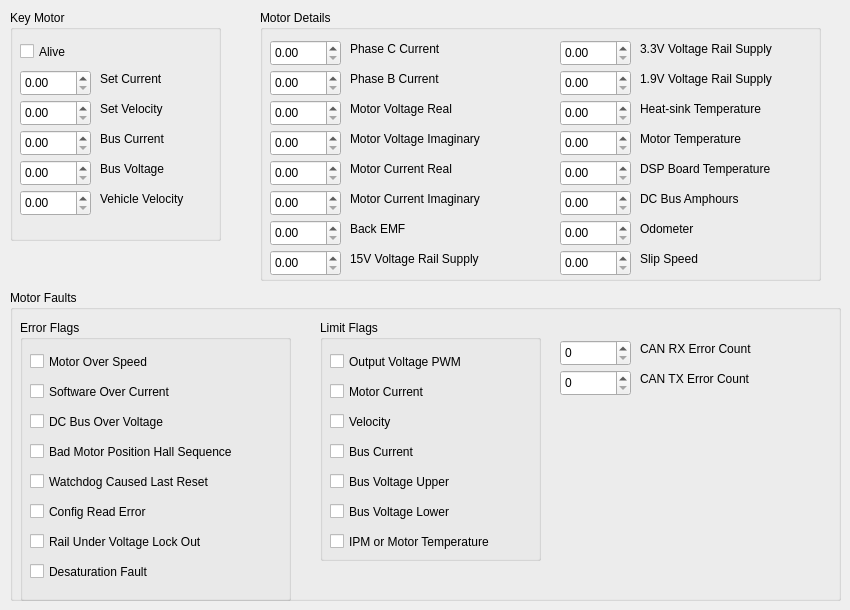
   <widget class="QWidget" name="tab">
    <attribute name="title">
     <string>Motor 1</string>
    </attribute>
    <widget class="QGroupBox" name="m1Key">
     <property name="geometry">
      <rect>
       <x>10</x>
       <y>10</y>
       <width>211</width>
       <height>231</height>
      </rect>
     </property>
     <property name="title">
      <string>Key Motor</string>
     </property>
     <widget class="QCheckBox" name="m1AliveCheck">
      <property name="geometry">
       <rect>
        <x>10</x>
        <y>30</y>
        <width>92</width>
        <height>23</height>
       </rect>
      </property>
      <property name="text">
       <string>Alive</string>
      </property>
     </widget>
     <widget class="QDoubleSpinBox" name="m1SetCurrentBox">
      <property name="geometry">
       <rect>
        <x>10</x>
        <y>60</y>
        <width>71</width>
        <height>26</height>
       </rect>
      </property>
     </widget>
     <widget class="QDoubleSpinBox" name="m1BusVoltageBox">
      <property name="geometry">
       <rect>
        <x>10</x>
        <y>150</y>
        <width>71</width>
        <height>26</height>
       </rect>
      </property>
     </widget>
     <widget class="QLabel" name="m1BusCurrentLabel">
      <property name="geometry">
       <rect>
        <x>90</x>
        <y>120</y>
        <width>121</width>
        <height>17</height>
       </rect>
      </property>
      <property name="text">
       <string>Bus Current</string>
      </property>
     </widget>
     <widget class="QLabel" name="m1BusVoltageLabel">
      <property name="geometry">
       <rect>
        <x>90</x>
        <y>150</y>
        <width>91</width>
        <height>17</height>
       </rect>
      </property>
      <property name="text">
       <string>Bus Voltage</string>
      </property>
     </widget>
     <widget class="QDoubleSpinBox" name="m1SetVelocityBox">
      <property name="geometry">
       <rect>
        <x>10</x>
        <y>90</y>
        <width>71</width>
        <height>26</height>
       </rect>
      </property>
     </widget>
     <widget class="QLabel" name="m1VehicleVelocityLabel">
      <property name="geometry">
       <rect>
        <x>90</x>
        <y>180</y>
        <width>111</width>
        <height>17</height>
       </rect>
      </property>
      <property name="text">
       <string>Vehicle Velocity</string>
      </property>
     </widget>
     <widget class="QLabel" name="m1SetCurrentLabel">
      <property name="geometry">
       <rect>
        <x>90</x>
        <y>60</y>
        <width>101</width>
        <height>17</height>
       </rect>
      </property>
      <property name="text">
       <string>Set Current</string>
      </property>
     </widget>
     <widget class="QDoubleSpinBox" name="m1BusCurrentBox">
      <property name="geometry">
       <rect>
        <x>10</x>
        <y>120</y>
        <width>71</width>
        <height>26</height>
       </rect>
      </property>
     </widget>
     <widget class="QDoubleSpinBox" name="m1VehicleVelocityBox">
      <property name="geometry">
       <rect>
        <x>10</x>
        <y>180</y>
        <width>71</width>
        <height>26</height>
       </rect>
      </property>
     </widget>
     <widget class="QLabel" name="m1SetVelocityLabel">
      <property name="geometry">
       <rect>
        <x>90</x>
        <y>90</y>
        <width>121</width>
        <height>17</height>
       </rect>
      </property>
      <property name="text">
       <string>Set Velocity</string>
      </property>
     </widget>
    </widget>
    <widget class="QGroupBox" name="motor1DetailsGroup">
     <property name="geometry">
      <rect>
       <x>260</x>
       <y>10</y>
       <width>561</width>
       <height>271</height>
      </rect>
     </property>
     <property name="title">
      <string>Motor Details</string>
     </property>
     <widget class="QDoubleSpinBox" name="m1PhaseCCurrentBox">
      <property name="geometry">
       <rect>
        <x>10</x>
        <y>30</y>
        <width>71</width>
        <height>26</height>
       </rect>
      </property>
     </widget>
     <widget class="QDoubleSpinBox" name="m1MotorCurrentImaginaryBox">
      <property name="geometry">
       <rect>
        <x>10</x>
        <y>180</y>
        <width>71</width>
        <height>26</height>
       </rect>
      </property>
     </widget>
     <widget class="QDoubleSpinBox" name="m1MotorVoltageImaginaryBox">
      <property name="geometry">
       <rect>
        <x>10</x>
        <y>120</y>
        <width>71</width>
        <height>26</height>
       </rect>
      </property>
     </widget>
     <widget class="QDoubleSpinBox" name="m1BackEMFBox">
      <property name="geometry">
       <rect>
        <x>10</x>
        <y>210</y>
        <width>71</width>
        <height>26</height>
       </rect>
      </property>
     </widget>
     <widget class="QDoubleSpinBox" name="m1VoltageRailSupply15VBox">
      <property name="geometry">
       <rect>
        <x>10</x>
        <y>240</y>
        <width>71</width>
        <height>26</height>
       </rect>
      </property>
     </widget>
     <widget class="QDoubleSpinBox" name="m1MotorCurrentRealBox">
      <property name="geometry">
       <rect>
        <x>10</x>
        <y>150</y>
        <width>71</width>
        <height>26</height>
       </rect>
      </property>
     </widget>
     <widget class="QDoubleSpinBox" name="m1MotorVoltageRealBox">
      <property name="geometry">
       <rect>
        <x>10</x>
        <y>90</y>
        <width>71</width>
        <height>26</height>
       </rect>
      </property>
     </widget>
     <widget class="QDoubleSpinBox" name="m1PhaseBCurrentBox">
      <property name="geometry">
       <rect>
        <x>10</x>
        <y>60</y>
        <width>71</width>
        <height>26</height>
       </rect>
      </property>
     </widget>
     <widget class="QLabel" name="label_68">
      <property name="geometry">
       <rect>
        <x>90</x>
        <y>30</y>
        <width>121</width>
        <height>17</height>
       </rect>
      </property>
      <property name="text">
       <string>Phase C Current</string>
      </property>
     </widget>
     <widget class="QLabel" name="label_69">
      <property name="geometry">
       <rect>
        <x>90</x>
        <y>60</y>
        <width>121</width>
        <height>17</height>
       </rect>
      </property>
      <property name="text">
       <string>Phase B Current</string>
      </property>
     </widget>
     <widget class="QLabel" name="label_70">
      <property name="geometry">
       <rect>
        <x>90</x>
        <y>90</y>
        <width>151</width>
        <height>17</height>
       </rect>
      </property>
      <property name="text">
       <string>Motor Voltage Real</string>
      </property>
     </widget>
     <widget class="QLabel" name="label_71">
      <property name="geometry">
       <rect>
        <x>90</x>
        <y>120</y>
        <width>181</width>
        <height>17</height>
       </rect>
      </property>
      <property name="text">
       <string>Motor Voltage Imaginary</string>
      </property>
     </widget>
     <widget class="QLabel" name="label_72">
      <property name="geometry">
       <rect>
        <x>90</x>
        <y>150</y>
        <width>181</width>
        <height>17</height>
       </rect>
      </property>
      <property name="text">
       <string>Motor Current Real</string>
      </property>
     </widget>
     <widget class="QLabel" name="label_73">
      <property name="geometry">
       <rect>
        <x>90</x>
        <y>180</y>
        <width>181</width>
        <height>17</height>
       </rect>
      </property>
      <property name="text">
       <string>Motor Current Imaginary</string>
      </property>
     </widget>
     <widget class="QLabel" name="label_74">
      <property name="geometry">
       <rect>
        <x>90</x>
        <y>210</y>
        <width>67</width>
        <height>17</height>
       </rect>
      </property>
      <property name="text">
       <string>Back EMF</string>
      </property>
     </widget>
     <widget class="QLabel" name="label_75">
      <property name="geometry">
       <rect>
        <x>90</x>
        <y>240</y>
        <width>171</width>
        <height>17</height>
       </rect>
      </property>
      <property name="text">
       <string>15V Voltage Rail Supply</string>
      </property>
     </widget>
     <widget class="QDoubleSpinBox" name="m1VoltageRailSupply3VBox">
      <property name="geometry">
       <rect>
        <x>300</x>
        <y>30</y>
        <width>71</width>
        <height>26</height>
       </rect>
      </property>
     </widget>
     <widget class="QDoubleSpinBox" name="m1HeatSinkTempBox">
      <property name="geometry">
       <rect>
        <x>300</x>
        <y>90</y>
        <width>71</width>
        <height>26</height>
       </rect>
      </property>
     </widget>
     <widget class="QDoubleSpinBox" name="m1VoltageRailSupply1VBox">
      <property name="geometry">
       <rect>
        <x>300</x>
        <y>60</y>
        <width>71</width>
        <height>26</height>
       </rect>
      </property>
     </widget>
     <widget class="QDoubleSpinBox" name="m1DspBoardTempBox">
      <property name="geometry">
       <rect>
        <x>300</x>
        <y>150</y>
        <width>71</width>
        <height>26</height>
       </rect>
      </property>
     </widget>
     <widget class="QDoubleSpinBox" name="m1MotorTempBox">
      <property name="geometry">
       <rect>
        <x>300</x>
        <y>120</y>
        <width>71</width>
        <height>26</height>
       </rect>
      </property>
     </widget>
     <widget class="QDoubleSpinBox" name="m1OdometerBox">
      <property name="geometry">
       <rect>
        <x>300</x>
        <y>210</y>
        <width>71</width>
        <height>26</height>
       </rect>
      </property>
     </widget>
     <widget class="QDoubleSpinBox" name="m1DcBusAmphoursBox">
      <property name="geometry">
       <rect>
        <x>300</x>
        <y>180</y>
        <width>71</width>
        <height>26</height>
       </rect>
      </property>
     </widget>
     <widget class="QDoubleSpinBox" name="m1SlipSpeedBox">
      <property name="geometry">
       <rect>
        <x>300</x>
        <y>240</y>
        <width>71</width>
        <height>26</height>
       </rect>
      </property>
     </widget>
     <widget class="QLabel" name="label_76">
      <property name="geometry">
       <rect>
        <x>380</x>
        <y>30</y>
        <width>171</width>
        <height>17</height>
       </rect>
      </property>
      <property name="text">
       <string>3.3V Voltage Rail Supply</string>
      </property>
     </widget>
     <widget class="QLabel" name="label_77">
      <property name="geometry">
       <rect>
        <x>380</x>
        <y>60</y>
        <width>171</width>
        <height>17</height>
       </rect>
      </property>
      <property name="text">
       <string>1.9V Voltage Rail Supply</string>
      </property>
     </widget>
     <widget class="QLabel" name="label_78">
      <property name="geometry">
       <rect>
        <x>380</x>
        <y>90</y>
        <width>161</width>
        <height>17</height>
       </rect>
      </property>
      <property name="text">
       <string>Heat-sink Temperature</string>
      </property>
     </widget>
     <widget class="QLabel" name="label_79">
      <property name="geometry">
       <rect>
        <x>380</x>
        <y>120</y>
        <width>151</width>
        <height>17</height>
       </rect>
      </property>
      <property name="text">
       <string>Motor Temperature</string>
      </property>
     </widget>
     <widget class="QLabel" name="label_80">
      <property name="geometry">
       <rect>
        <x>380</x>
        <y>150</y>
        <width>171</width>
        <height>17</height>
       </rect>
      </property>
      <property name="text">
       <string>DSP Board Temperature</string>
      </property>
     </widget>
     <widget class="QLabel" name="label_81">
      <property name="geometry">
       <rect>
        <x>380</x>
        <y>180</y>
        <width>151</width>
        <height>17</height>
       </rect>
      </property>
      <property name="text">
       <string>DC Bus Amphours</string>
      </property>
     </widget>
     <widget class="QLabel" name="label_82">
      <property name="geometry">
       <rect>
        <x>380</x>
        <y>210</y>
        <width>121</width>
        <height>17</height>
       </rect>
      </property>
      <property name="text">
       <string>Odometer</string>
      </property>
     </widget>
     <widget class="QLabel" name="label_83">
      <property name="geometry">
       <rect>
        <x>380</x>
        <y>240</y>
        <width>101</width>
        <height>17</height>
       </rect>
      </property>
      <property name="text">
       <string>Slip Speed</string>
      </property>
     </widget>
    </widget>
    <widget class="QGroupBox" name="m1Faults">
     <property name="geometry">
      <rect>
       <x>10</x>
       <y>290</y>
       <width>831</width>
       <height>311</height>
      </rect>
     </property>
     <property name="title">
      <string>Motor Faults</string>
     </property>
     <widget class="QGroupBox" name="m1ErrorFlags">
      <property name="geometry">
       <rect>
        <x>10</x>
        <y>30</y>
        <width>271</width>
        <height>281</height>
       </rect>
      </property>
      <property name="title">
       <string>Error Flags</string>
      </property>
      <widget class="QCheckBox" name="m1DcBusOverVoltageCheck">
       <property name="geometry">
        <rect>
         <x>10</x>
         <y>90</y>
         <width>171</width>
         <height>23</height>
        </rect>
       </property>
       <property name="text">
        <string>DC Bus Over Voltage</string>
       </property>
      </widget>
      <widget class="QCheckBox" name="m1DesaturationFaultCheck">
       <property name="geometry">
        <rect>
         <x>10</x>
         <y>240</y>
         <width>221</width>
         <height>23</height>
        </rect>
       </property>
       <property name="text">
        <string>Desaturation Fault</string>
       </property>
      </widget>
      <widget class="QCheckBox" name="m1BadMotorPositionHallSequenceCheck">
       <property name="geometry">
        <rect>
         <x>10</x>
         <y>120</y>
         <width>261</width>
         <height>23</height>
        </rect>
       </property>
       <property name="text">
        <string>Bad Motor Position Hall Sequence</string>
       </property>
      </widget>
      <widget class="QCheckBox" name="m1OverCurrentCheck">
       <property name="geometry">
        <rect>
         <x>10</x>
         <y>60</y>
         <width>181</width>
         <height>23</height>
        </rect>
       </property>
       <property name="text">
        <string>Software Over Current</string>
       </property>
      </widget>
      <widget class="QCheckBox" name="m1RailOverVoltageLockOutCheck">
       <property name="geometry">
        <rect>
         <x>10</x>
         <y>210</y>
         <width>221</width>
         <height>23</height>
        </rect>
       </property>
       <property name="text">
        <string>Rail Under Voltage Lock Out</string>
       </property>
      </widget>
      <widget class="QCheckBox" name="m1OverSpeedCheck">
       <property name="geometry">
        <rect>
         <x>10</x>
         <y>30</y>
         <width>151</width>
         <height>23</height>
        </rect>
       </property>
       <property name="text">
        <string>Motor Over Speed</string>
       </property>
      </widget>
      <widget class="QCheckBox" name="m1WatchdogCausedLastResetCheck">
       <property name="geometry">
        <rect>
         <x>10</x>
         <y>150</y>
         <width>231</width>
         <height>23</height>
        </rect>
       </property>
       <property name="text">
        <string>Watchdog Caused Last Reset</string>
       </property>
      </widget>
      <widget class="QCheckBox" name="m1ConfigReadErrorCheck">
       <property name="geometry">
        <rect>
         <x>10</x>
         <y>180</y>
         <width>221</width>
         <height>23</height>
        </rect>
       </property>
       <property name="text">
        <string>Config Read Error</string>
       </property>
      </widget>
     </widget>
     <widget class="QGroupBox" name="m1LimitFlags">
      <property name="geometry">
       <rect>
        <x>310</x>
        <y>30</y>
        <width>221</width>
        <height>241</height>
       </rect>
      </property>
      <property name="title">
       <string>Limit Flags</string>
      </property>
      <widget class="QCheckBox" name="m1VelocityCheck">
       <property name="geometry">
        <rect>
         <x>10</x>
         <y>90</y>
         <width>171</width>
         <height>23</height>
        </rect>
       </property>
       <property name="text">
        <string>Velocity</string>
       </property>
      </widget>
      <widget class="QCheckBox" name="m1BusCurrentCheck">
       <property name="geometry">
        <rect>
         <x>10</x>
         <y>120</y>
         <width>261</width>
         <height>23</height>
        </rect>
       </property>
       <property name="text">
        <string>Bus Current</string>
       </property>
      </widget>
      <widget class="QCheckBox" name="m1MotorCurrentCheck">
       <property name="geometry">
        <rect>
         <x>10</x>
         <y>60</y>
         <width>181</width>
         <height>23</height>
        </rect>
       </property>
       <property name="text">
        <string>Motor Current</string>
       </property>
      </widget>
      <widget class="QCheckBox" name="m1IpmOrMotorTempCheck">
       <property name="geometry">
        <rect>
         <x>10</x>
         <y>210</y>
         <width>221</width>
         <height>23</height>
        </rect>
       </property>
       <property name="text">
        <string>IPM or Motor Temperature</string>
       </property>
      </widget>
      <widget class="QCheckBox" name="m1OutputVoltagePwmCheck">
       <property name="geometry">
        <rect>
         <x>10</x>
         <y>30</y>
         <width>211</width>
         <height>23</height>
        </rect>
       </property>
       <property name="text">
        <string>Output Voltage PWM</string>
       </property>
      </widget>
      <widget class="QCheckBox" name="m1BusVoltageUpperCheck">
       <property name="geometry">
        <rect>
         <x>10</x>
         <y>150</y>
         <width>231</width>
         <height>23</height>
        </rect>
       </property>
       <property name="text">
        <string>Bus Voltage Upper</string>
       </property>
      </widget>
      <widget class="QCheckBox" name="m1BusVoltageLowerCheck">
       <property name="geometry">
        <rect>
         <x>10</x>
         <y>180</y>
         <width>221</width>
         <height>23</height>
        </rect>
       </property>
       <property name="text">
        <string>Bus Voltage Lower</string>
       </property>
      </widget>
     </widget>
     <widget class="QSpinBox" name="m1CanRxErrorCountBox">
      <property name="geometry">
       <rect>
        <x>550</x>
        <y>50</y>
        <width>71</width>
        <height>26</height>
       </rect>
      </property>
     </widget>
     <widget class="QLabel" name="m1CanRxErrorCountLabel">
      <property name="geometry">
       <rect>
        <x>630</x>
        <y>50</y>
        <width>161</width>
        <height>17</height>
       </rect>
      </property>
      <property name="text">
       <string>CAN RX Error Count</string>
      </property>
     </widget>
     <widget class="QSpinBox" name="m1CanTxErrorCountBox">
      <property name="geometry">
       <rect>
        <x>550</x>
        <y>80</y>
        <width>71</width>
        <height>26</height>
       </rect>
      </property>
     </widget>
     <widget class="QLabel" name="m1CanTxErrorCountBoxLabel">
      <property name="geometry">
       <rect>
        <x>630</x>
        <y>80</y>
        <width>161</width>
        <height>17</height>
       </rect>
      </property>
      <property name="text">
       <string>CAN TX Error Count</string>
      </property>
     </widget>
    </widget>
   </widget>
